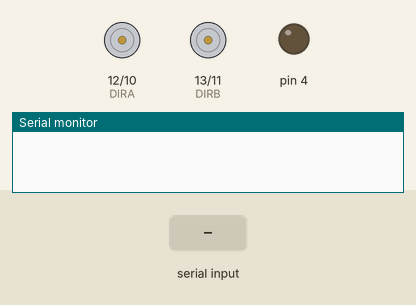
Recording of a sketch running on a simulated Arduino Uno, built with avr-gcc and run on an emulated ATmega328P. On the bench: direction and speed pins drawn as motors (green arrow = direction pin HIGH = forward, orange = LOW = backward, longer = more drive), output pins drawn as LEDs (lit = HIGH), the last lines printed to the serial monitor. The test bench sets the inputs (shaded band).

Above: at 1.2 s.
1.3 s: "F" received over Serial
At 1.9 s:
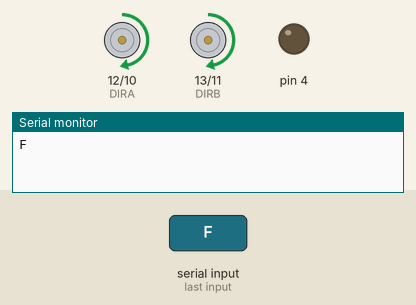
2.8 s: "B" received over Serial
At 4.0 s:
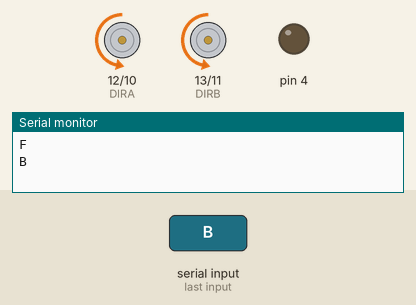
4.3 s: "L" received over Serial
At 5.4 s:
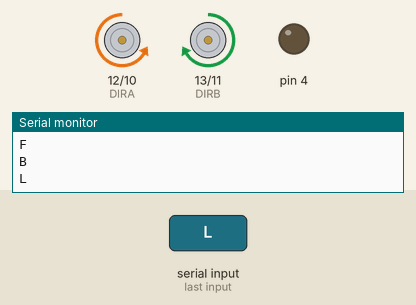
5.8 s: "R" received over Serial
At 6.5 s:
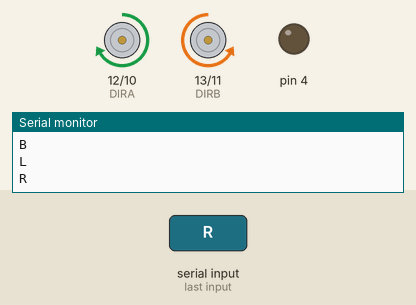
7.3 s: "G" received over Serial
At 7.7 s:
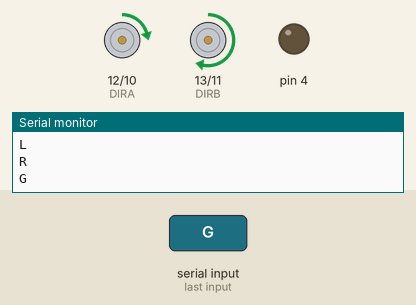
8.8 s: "I" received over Serial
At 10.0 s:
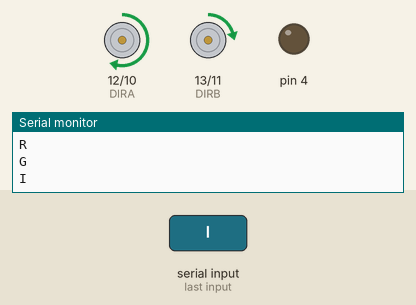
Timing chart, 0 to 11.3 s (numbered marks = the images above; inputs shaded):
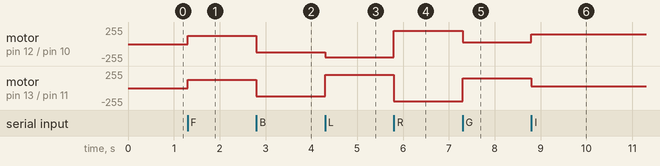

The sketch:

Pabota2.0.ino
```cpp
const int PWMA = 10;
const int PWMB = 11;
const int DIRA = 12;
const int DIRB = 13;

void setup() {
  pinMode(PWMA, OUTPUT);
  pinMode(PWMB, OUTPUT);
  pinMode(DIRA, OUTPUT);
  pinMode(DIRB, OUTPUT);
  Serial.begin(9600);
  pinMode(4, OUTPUT);

}

void loop() {
  if (Serial.available()>0) {
    char sosiska = Serial.read();
    Serial.println(sosiska);
    if (sosiska=='F') bobik(125, 125);
    if (sosiska=='B') bobik(-125,-125);
    if (sosiska=='L') bobik(-200,200);
    if (sosiska=='R') bobik(200,-200);
    if (sosiska=='G') bobik(25,150);
    if (sosiska=='I') bobik(150,25);
    if (sosiska=='H') bobik(11,125);
    if (sosiska=='J') bobik(125,11);
    if (sosiska=='S') bobik(0,0);
   if (sosiska=='V') tone(4, 1000);
    if (sosiska=='v') noTone(4);
  }

}


void bobik(int speed_a, int speed_b) {
  analogWrite(PWMA, abs (speed_a));
  analogWrite(PWMB, abs (speed_b));
   if (speed_a>0) {
    digitalWrite(DIRA,1);
   }
   else {
    digitalWrite(DIRA,0);
   }
  digitalWrite(DIRB, speed_b>0);
}
```

Measured:
- after the input at 1.3 s, motor on pin 12 (DIRA) / pin 10 (PWMA), motor on pin 13 (DIRB) / pin 11 (PWMB): stopped → forward 125/255 at once
- after the input at 2.8 s, motor on pin 12 (DIRA) / pin 10 (PWMA), motor on pin 13 (DIRB) / pin 11 (PWMB): forward 125/255 → backward 125/255 at once
- after the input at 4.3 s, motor on pin 12 (DIRA) / pin 10 (PWMA): backward 125/255 → backward 200/255 at once; motor on pin 13 (DIRB) / pin 11 (PWMB): backward 125/255 → forward 200/255 at once
- after the input at 5.8 s, motor on pin 12 (DIRA) / pin 10 (PWMA): backward 200/255 → forward 200/255 at once; motor on pin 13 (DIRB) / pin 11 (PWMB): forward 200/255 → backward 200/255 at once
- after the input at 7.3 s, motor on pin 12 (DIRA) / pin 10 (PWMA): forward 200/255 → forward 25/255 at once; motor on pin 13 (DIRB) / pin 11 (PWMB): backward 200/255 → forward 150/255 at once
- after the input at 8.8 s, motor on pin 12 (DIRA) / pin 10 (PWMA): forward 25/255 → forward 150/255 at once; motor on pin 13 (DIRB) / pin 11 (PWMB): forward 150/255 → forward 25/255 at once
